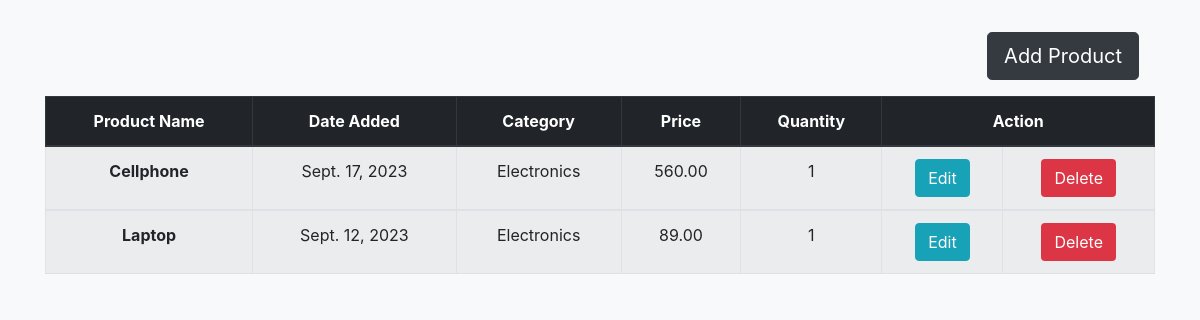
The page / on the database its author committed.
### product/models.py (models this page shows, shortened)
class Product(models.Model):
    name = models.CharField(max_length=50)
    date_added = models.DateField(default= timezone.now())
    category = models.CharField(max_length=30, choices=[('Electronics', 'Electronics'), ('Clothing', 'Clothing'), ('Books', 'Books')])
    price = models.DecimalField(max_digits=10, decimal_places=2)
    quantity = models.PositiveIntegerField(default=1)

### product/views.py (the view)
# urls.py: path('', views.index, name='index'),
def index(request):
    upload = ProductCreate()
    edits = []
    for product in Product.objects.all():
        product_sel = Product.objects.get(id = product.id)
        edits.append({
            "form": ProductCreate(request.POST or None, instance=product_sel),
            "product": product_sel
        })
    context = {
        "form": upload,
        "inventory": Product.objects.all(),
        "edits": edits
    }
    return render(request, 'product/index.html', context)

### product/templates/product/index.html (shortened to what this page needs)
{% extends "product/layout.html" %}
{% load static %}
{% block content %}
    <main class="container">
        <div class="d-flex justify-content-end p-3">
            <button type="button" class="btn btn-dark btn-lg" data-toggle="modal" data-target="#add">
                Add Product
            </button>
        </div>
        <table class="table table-striped table-bordered table-hover ">
            <thead class="thead-dark">
                <tr>
                    <th class="text-center">Product Name</th>
                    <th class="text-center">Date Added</th>
                    <th class="text-center">Category</th>
                    <th class="text-center" >Price</th>
                    <th class="text-center">Quantity</th>
                    <th class="text-center" colspan="2" >Action</th>
                </tr>
            </thead>
            <tbody>
                {% for product in inventory %}
                <tr>
                    <td class="font-weight-bold text-center">{{product.name}}</td>
                    <td class="text-center">{{product.date_added}}</td>
                    <td class="text-center">{{product.category}}</td>
                    <td class="text-center">{{product.price}}</td>
                    <td class="text-center">{{product.quantity}}</td>
                    <td class="text-center"><button type="button" class="btn btn-info" data-toggle="modal" data-target="#edit-{{product.id}}">Edit</button></td>
                    <td class="text-center"><button type="button" class="btn btn-default badge-danger" data-toggle="modal" data-target="#delete-{{product.id}}">Delete</button></td>
                </tr>
            </tbody>
            {% endfor %}
        </table>
    </main>
{% endblock content %}

### rows shown on the page
Product: name "Cellphone", date_added "Sept. 17, 2023", category "Electronics", price "560.00", quantity "1"
Product: name "Laptop", date_added "Sept. 12, 2023", category "Electronics", price "89.00", quantity "1"
